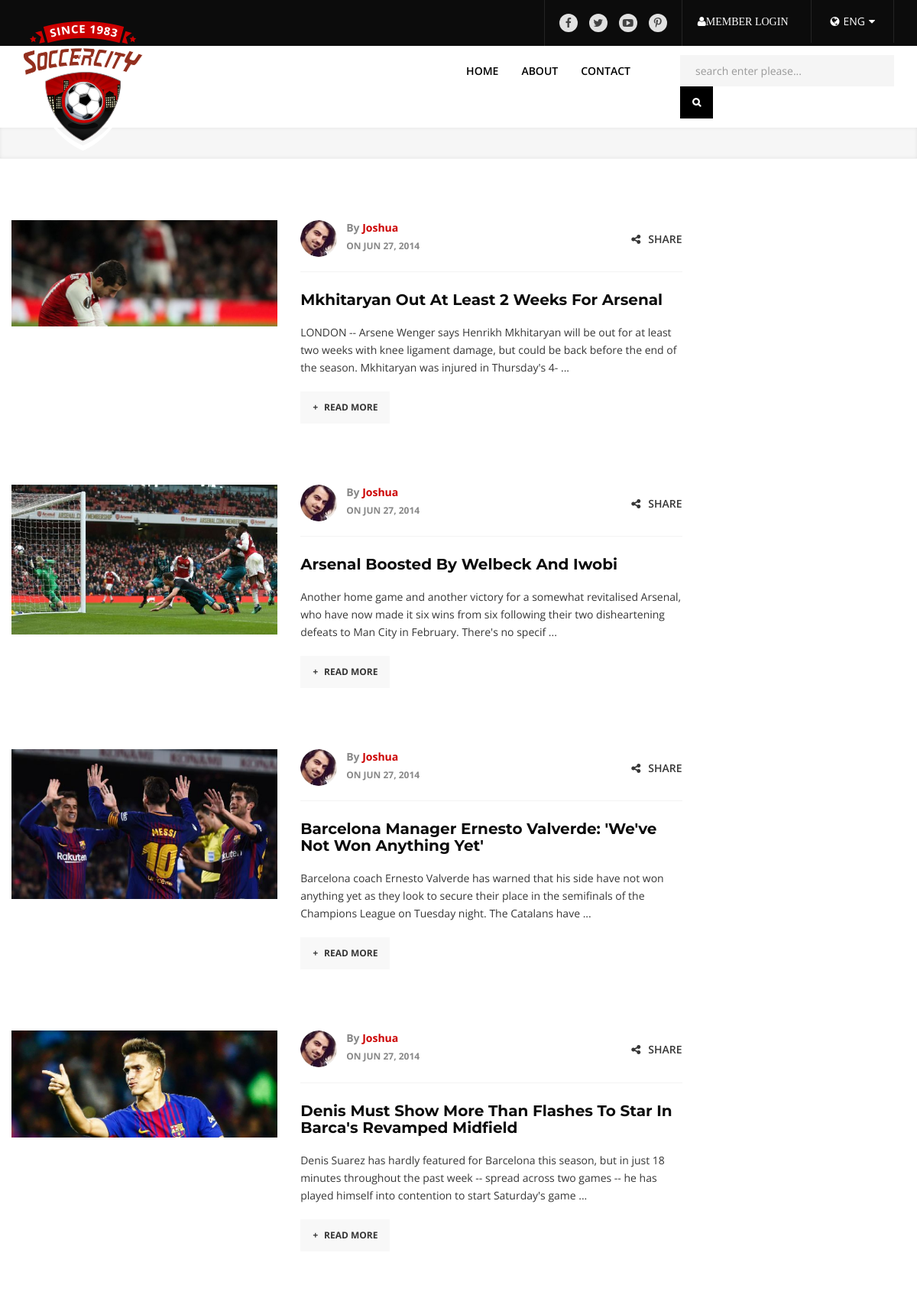
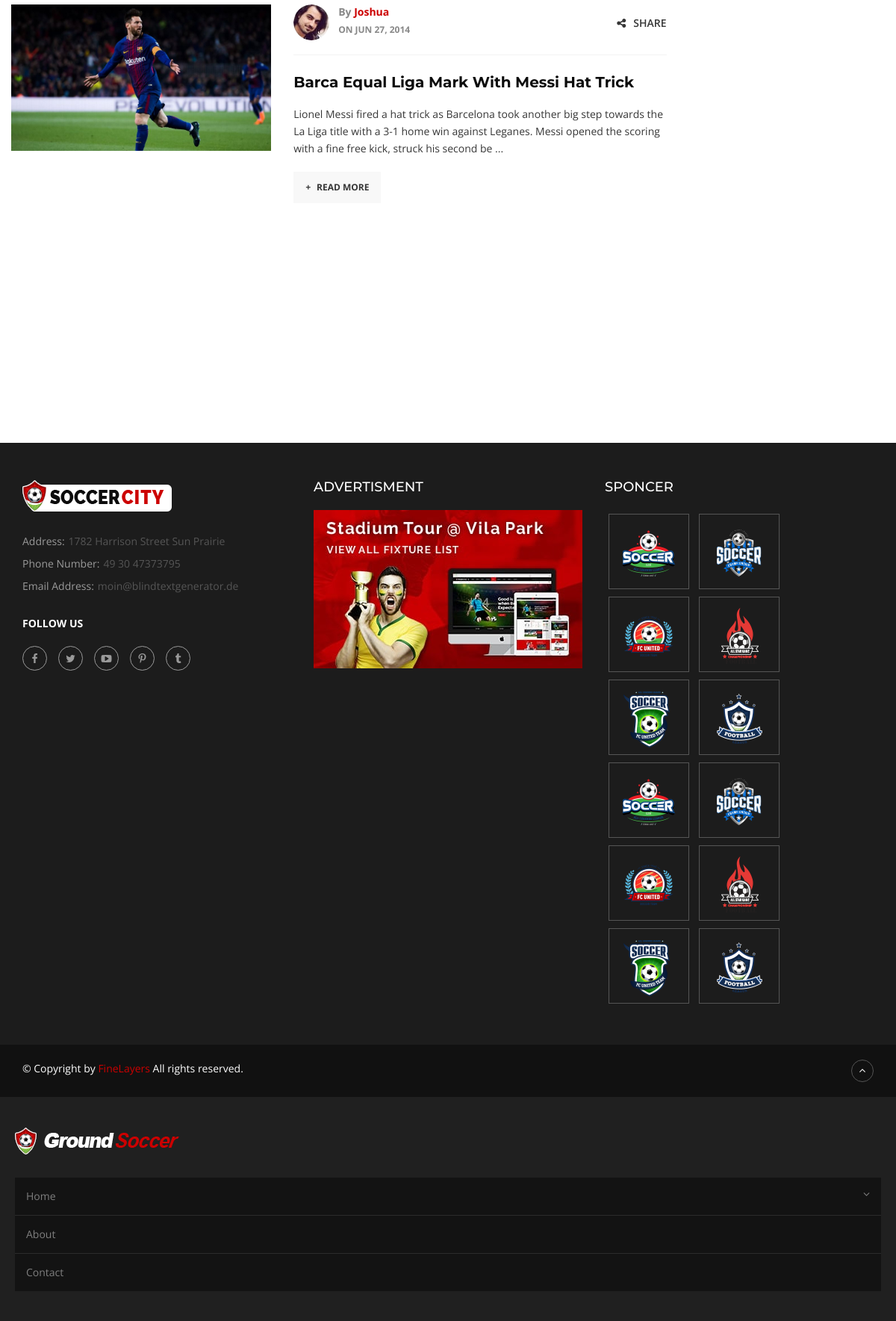
The page / on the database its author committed (2 pictures, top to bottom).
### tables this page shows
CREATE TABLE `soccer_posts` (
  `id` int(11) NOT NULL,
  `username` varchar(100) NOT NULL,
  `title` varchar(500) NOT NULL,
  `post` longtext NOT NULL,
  `featured_image` varchar(1000) NOT NULL,
  `status` int(11) NOT NULL,
  `status_check` int(11) NOT NULL,
  `status_approve` varchar(20) NOT NULL,
  `status_decline` varchar(20) NOT NULL,
  `status_pending` varchar(25) NOT NULL,
  `post_id` varchar(11) NOT NULL,
  `date_of_post` timestamp NOT NULL DEFAULT CURRENT_TIMESTAMP ON UPDATE CURRENT_TIMESTAMP
);

### index.php (the view, shortened to what this page needs)
<?php
$con = mysqli_connect("localhost","root","", "soccer");
          $maxRows_Recordset1 = 6;
          $p = 0;
          $startRow_Recordset1 = $p * $maxRows_Recordset1;
                   $a = 'approve';
          if($query_Recordset1 = "SELECT * FROM soccer_posts WHERE status_approve = '$a' ORDER BY id DESC"){
           if(isset($_POST['go'])){
              $s = $_POST['s'];
              $a = 'approve';
          	$query_Recordset1 = "SELECT * FROM soccer_posts WHERE CONCAT_WS(title,'',username)  LIKE '%$s%' ";
          }
          }
          $query_limit_Recordset1 = sprintf("%s LIMIT %d, %d", $query_Recordset1, $startRow_Recordset1, $maxRows_Recordset1);
          $Recordset1 = mysqli_query($con, $query_limit_Recordset1) or die(mysqli_error($con));
          $row_Recordset1 = mysqli_fetch_assoc($Recordset1);
?>
<!doctype html>
<html class="no-js" lang="en">
<head>
<link rel="stylesheet" href="css/bootstrap/bootstrap.min.css">
<link rel="stylesheet" href="css/main.css">
<link rel="stylesheet" href="css/icomoon.css">
<link rel="stylesheet" href="css/animate.css">
<link rel="stylesheet" href="css/transition.css">
<link rel="stylesheet" href="css/font-awesome.min.css">
<link rel="stylesheet" href="style.css">
<link rel="stylesheet" href="css/color.css">
<link rel="stylesheet" href="css/responsive.css">
</head>
<body>
<div class="wrap push">
	<header class="header style-3">
		<div class="topbar-and-logobar">
			<div class="container">
				<ul class="user-login-option pull-right">
					<li class="social-icon">
						<ul class="social-icons style-5">
							<li><a class="facebook" href="#"><i class="fa fa-facebook"></i></a></li>
							<li><a class="twitter" href="#"><i class="fa fa-twitter"></i></a></li>
							<li><a class="youtube" href="#"><i class="fa fa-youtube-play"></i></a></li>
							<li><a class="pinterest" href="#"><i class="fa fa-pinterest-p"></i></a></li>
						</ul>
					</li>
					<li class="login-modal">
						<?php
                                if (isset($_SESSION['username'])) {
                                	$s = $_SESSION['username'];
                         	$g = "HELLO";
                         	echo "<a href='profile/index.php' class='login'><i class='fa fa-user'> ".$g." ".$s."</i></a>";
                               }
                               else{
                         	echo "<a href='login.php' class='login'><i class='fa fa-user'>member Login</i></a>";
                         }
						 ?>
					</li>
					<li class="language-dropdown">
				    	<a id="choses-lang" href="#"><i class="fa fa-globe"></i>Eng<i class="fa fa-caret-down"></i></a>
					</li>
				</ul>
			</div>
		</div>
		<div class="nav-holder">
			<div class="container">
				<div class="maga-drop-wrap">
					<div class="logo">
						<a href="home-1.html"><img src="images/logo-4.png" alt=""></a>
					</div>
					<div class="search-bar-holder pull-right">
						<div class="search-bar">
							<form action="index.php" method="POST">
							<input type="text" name="s" class="form-control" placeholder="search enter please..."><span><BUTTON type='submit' name='go' class="fa fa-search btn " style="background-color: #000;"></BUTTON></span>
							</form>
						</div>
					</div>
					<ul class="nav-list pull-right">
						<li>
					    	<a href="index.php">Home</a>
						</li>
						<li><a href="about.php">about</a></li>
						<li><a href="contact.php">contact</a></li>
					</ul>
				</div>
			</div>
		</div>
	</header>
	<div class="page-heading-breadcrumbs">
	</div>
	<main class="main-content">
		<div class="theme-padding white-bg">
			<div class="container">
				<div class="row">
					<div class="col-lg-9 col-md-9 col-sm-8 col-xs-7 r-full-width">
						<div class="blog-list-View theme-padding-bottom">
							<div class="theme-padding-bottom">
								<div class="row">
                      <?php
do{
              if ($row_Recordset1) {
                       $r =  strip_tags($row_Recordset1['post']);
                       if (strlen($r) > 20) {
	                   $trim = substr("$r",0,200)." "."...";
                        }else{
                        $trim = $r;
                    }
                         $u = $row_Recordset1['id'];
                         $ur = "blog-detail.php?v=".$u."";
              echo "
              <div class='theme-padding-bottom'>
								<div class='row'>
									<div class='col-lg-5 col-md-5 col-xs-12'>
										<div class='large-post-img'>
											<img src='profile/featured_image/".$row_Recordset1['featured_image']."' alt=''/>
											<span class=''></span>
										</div>
									</div>
									<div class='col-lg-7 col-md-5 col-xs-12'>
										<div class='large-post-detail style-2'>
											<div class='author-header'>
												<div class='aurhor-img-name pull-left'>
													<img src='images/aurthor-img.jpg' alt=''>
													<strong>by <i class='red-color'>".$row_Recordset1['username']."</i></strong>
													<span>on Jun 27, 2014 </span>
												</div>
												<div class='share-option pull-right'>
													<span id='share-btn5'><i class='fa fa-share-alt'></i>Share</span>
													<div id='show-social-icon5' class='on-hover-share'>
														<ul class='social-icons'>
															<li><a class='facebook' href='#'><i class='fa fa-facebook'></i></a></li>
															<li><a class='twitter' href='#'><i class='fa fa-twitter'></i></a></li>
															<li><a class='youtube' href='#'><i class='fa fa-youtube-play'></i></a></li>
															<li><a class='pinterest' href='#'><i class='fa fa-pinterest-p'></i></a></li>
														</ul>
													</div>
												</div>
											</div>
											<h2><a href='#'>".$row_Recordset1['title']."</a></h2>
											<p>".$trim."</p>
											<a class='btn gary-btn' href='".$ur."%Nnpqw=".sha1('hellohacker')."'><i>+</i>read more</a>
										</div>
									</div>
								</div>
							</div>
			  ";
               }
               else{
                    echo "<h1 style='color:red; margin-top:40px;'>NO RESULT FOUND</h1>";
               }
}
            while ($row_Recordset1 = mysqli_fetch_assoc($Recordset1));
            ?>
            <div class="col-sm-12" style='padding:0px; '>
                                    </div>
	</main>
	<footer class="main-footer style-2">
		<div class="container">
			<div class="footer-column border-0">
				<div class="row">
					<div class="col-sm-4 col-xs-6 r-full-width-2 r-full-width">
						<div class="column-widget h-white">
							<div class="logo-column p-white">
								<img class="footer-logo" src="images/footer-logo.png" alt="">
								<ul class="address-list style-2">
									<li><span>Address:</span>1782 Harrison Street  Sun Prairie</li>
									<li><span>Phone Number:</span>49 30 47373795</li>
									<li><span>Email Address:</span>moin@blindtextgenerator.de</li>
								</ul>
								<span class="follow-us">follow us </span>
								<ul class="social-icons">
									<li><a class="facebook" href="#"><i class="fa fa-facebook"></i></a></li>
									<li><a class="twitter" href="#"><i class="fa fa-twitter"></i></a></li>
									<li><a class="youtube" href="#"><i class="fa fa-youtube-play"></i></a></li>
									<li><a class="pinterest" href="#"><i class="fa fa-pinterest-p"></i></a></li>
									<li><a class="tumblr" href="#"><i class="fa fa-tumblr"></i></a></li>
								</ul>
							</div>
						</div>
					</div>
					<div class="col-sm-4 col-xs-6 r-full-width-2 r-full-width">
						<div class="column-widget h-white">
							<h5>Advertisment</h5>
							<a href="#"><img src="images/footer-add.jpg" alt=""></a>
						</div>
					</div>
					<div class="col-sm-4 col-xs-6 r-full-width-2 r-full-width">
						<div class="column-widget h-white">
							<h5>Sponcer</h5>
							<ul id="brand-icons-slider-2" class="brand-icons-slider-2">
								<li>
									<a href="#"><img src="images/brand-icons/img-1-1.png" alt=""></a>
									<a href="#"><img src="images/brand-icons/img-1-2.png" alt=""></a>
									<a href="#"><img src="images/brand-icons/img-1-3.png" alt=""></a>
									<a href="#"><img src="images/brand-icons/img-1-4.png" alt=""></a>
									<a href="#"><img src="images/brand-icons/img-1-5.png" alt=""></a>
									<a href="#"><img src="images/brand-icons/img-1-6.png" alt=""></a>
								</li>
								<li>
									<a href="#"><img src="images/brand-icons/img-1-1.png" alt=""></a>
									<a href="#"><img src="images/brand-icons/img-1-2.png" alt=""></a>
									<a href="#"><img src="images/brand-icons/img-1-3.png" alt=""></a>
									<a href="#"><img src="images/brand-icons/img-1-4.png" alt=""></a>
									<a href="#"><img src="images/brand-icons/img-1-5.png" alt=""></a>
									<a href="#"><img src="images/brand-icons/img-1-6.png" alt=""></a>
								</li>
							</ul>
						</div>
					</div>
				</div>
			</div>
		</div>
		<div class="copy-rights">
			<div class="container">
				<p>© Copyright by <i class="red-color">FineLayers</i> All rights reserved.</p>
				<a class="back-to-top scrollup" href="#"><i class="fa fa-angle-up"></i></a>
			</div>
		</div>
	</footer>
</div>
<nav id="menu" class="responive-nav">
	<a class="r-nav-logo" href="home-1.html"><img src="images/logo-1.png" alt=""></a>
    <ul class="respoinve-nav-list">
		<li>
			<a data-toggle="collapse" href="#list-1"><i class="pull-right fa fa-angle-down"></i>Home</a>
		</li>
		<li>
			<a href="about.php">About</a>
		</li>
		<li><a href="contact.php">Contact</a></li>
	</ul>
</nav>
</body>
</html>

### css/transition.css (style rules this page uses)
*:after, *:before, a, p, h1,h2,h3,h4,h5,h6, button, .overlay, .team-detail, .detail-inner, .player-number, .product-img, .product-img img, .product-slider .owl-nav .owl-next, .product-slider .owl-nav .owl-prev, .cencel-product, .product-column-inner, .latest-tad-nav li.active::after, .owl-next, .owl-prev, .testimonial-slides .owl-pagination .owl-page, .nav-list > li > ul, .gallery-figure .btn-list li, .thmnail-arrows li span, .news-thumb-arrows li, .latest-news-thumb li, .latest-news-thumb li span, .video-slider-arrows li, .slick-arrow, .testimonial-thumnail li img, .product-column { -webkit-transition: all 0.5s ease-in-out; -moz-transition: all 0.5s ease-in-out; -ms-transition: all 0.5s ease-in-out; -o-transition: all 0.5s ease-in-out; transition: all 0.5s ease-in-out; }

### css/color.css (style rules this page uses)
a:hover, .search-bar i:hover, .red-color, .upcoming-fixture-date, .btn.blank:hover, .gallery-figure .btn-list li a, .twittes-list li p span, .breadcrumbs ul li.active, .large-post-img.vdie-post a:hover, .result-vs, .language-dropdown ul li a:hover, .shopping-cart-widget ul li .price, .what-we-do ul li::before, .last-matches .table-hover > tbody > tr:hover td, .product-column:hover .product-column-inner h5, .address-widget .address-icon, .under-content .countdown li h2, .language-dropdown ul li a:hover, .address-list li i, .switcher h2 a::before, .header.style-2 .nav-list > li > a:hover, .latest-news-slider li p a, .blog-categories ul li a:hover, .brands-icon-holder .slick-arrow:hover, .page-heading-breadcrumbs .breadcrumbs li.active, .match-detail-deep blockquote span i, .video-slider .slick-arrow:hover, .left-tiem-acounter .countdown li span { color: #cc0000; }

### rows shown on the page
soccer_posts: featured_image (picture), username "Joshua", title "Mkhitaryan Out At Least 2 Weeks For Arsenal", post "LONDON -- Arsene Wenger says Henrikh Mkhitaryan will be out for at least two weeks with knee ligament damage, but could be back before the end of the season. Mkhitaryan was injured in Thursday's 4- ..."
soccer_posts: featured_image (picture), username "Joshua", title "Arsenal Boosted By Welbeck And Iwobi", post "Another home game and another victory for a somewhat revitalised Arsenal, who have now made it six wins from six following their two disheartening defeats to Man City in February. There's no specif ..."
soccer_posts: featured_image (picture), username "Joshua", title "Barcelona Manager Ernesto Valverde: 'We've Not Won Anything Yet'", post "Barcelona coach Ernesto Valverde has warned that his side have not won anything yet as they look to secure their place in the semifinals of the Champions League on Tuesday night. The Catalans have ..."
soccer_posts: featured_image (picture), username "Joshua", title "Denis Must Show More Than Flashes To Star In Barca's Revamped Midfield", post "Denis Suarez has hardly featured for Barcelona this season, but in just 18 minutes throughout the past week -- spread across two games -- he has played himself into contention to start Saturday's game ..."
soccer_posts: featured_image (picture), username "Joshua", title "Barca Equal Liga Mark With Messi Hat Trick", post "Lionel Messi fired a hat trick as Barcelona took another big step towards the La Liga title with a 3-1 home win against Leganes. Messi opened the scoring with a fine free kick, struck his second be ..."
